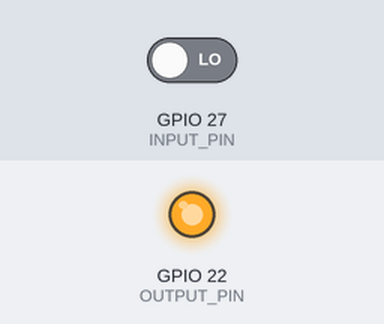
The program below on a simulated Raspberry Pi (BCM pin numbers). Parts: output pins drawn as LEDs (lit = HIGH). Inputs (shaded band) come from the test bench; at power-on: GPIO 27 (INPUT_PIN) LOW.

Above: at 1.2 s.
1.3 s: GPIO 27 (INPUT_PIN) driven HIGH
At 1.8 s:
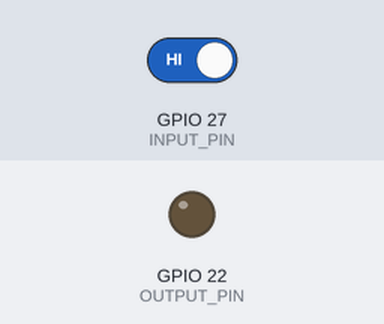
2.8 s: GPIO 27 (INPUT_PIN) driven LOW
At 4.2 s:
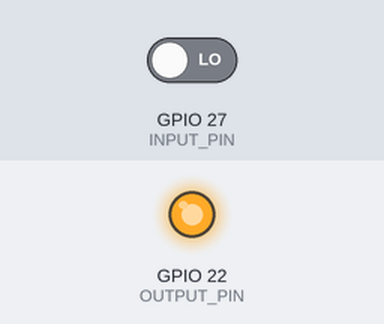
Timing chart, 0 to 5.8 s (numbered marks = the images above; inputs shaded):
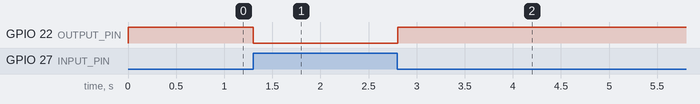

Measured:
- after the input at 1.3 s, GPIO 22 (OUTPUT_PIN): HIGH → LOW at once
- after the input at 2.8 s, GPIO 22 (OUTPUT_PIN): LOW → HIGH at once

The program:

invert_gpio.py
```python
# (licence header left out)
import lgpio
import time

INPUT_PIN = 27
OUTPUT_PIN = 22

# Open GPIO chip (0 is default on Raspberry Pi)
h = lgpio.gpiochip_open(0)

# Claim pins
lgpio.gpio_claim_input(h, INPUT_PIN)
lgpio.gpio_claim_output(h, OUTPUT_PIN)

try:
    while True:
        state = lgpio.gpio_read(h, INPUT_PIN)
        lgpio.gpio_write(h, OUTPUT_PIN, 0 if state else 1)
        time.sleep(0.05)

except KeyboardInterrupt:
    pass

finally:
    lgpio.gpiochip_close(h)
```
